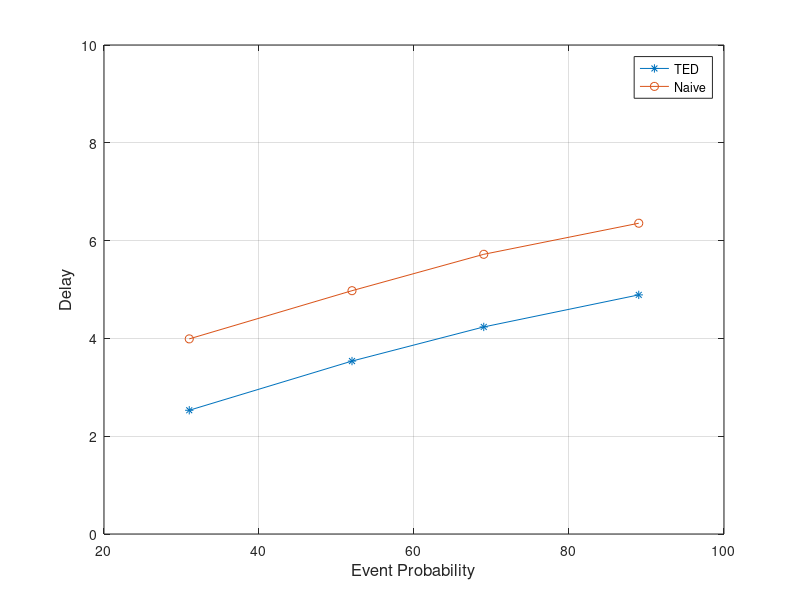

The MATLAB script that drew this image:
x=[31 52 69 89]
y1=[2.530375 3.5365 4.2345625 4.89]
y2=[3.9901875 4.97575 5.719875 6.3554375]
plot(x, y1, '-*', x, y2, '-o')
axis([20 100 0 10])
xlabel('Event Probability', 'fontsize',12)
ylabel('Delay','fontsize',12)
legend('TED', 'Naive')
grid on
%set(h, 'Box', 'on')
